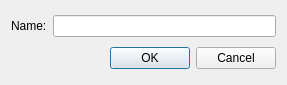
<?xml version="1.0" encoding="UTF-8"?>
<ui version="4.0">
 <class>CreateMidasResourceDialog</class>
 <widget class="QDialog" name="CreateMidasResourceDialog">
  <property name="geometry">
   <rect>
    <x>0</x>
    <y>0</y>
    <width>287</width>
    <height>85</height>
   </rect>
  </property>
  <property name="minimumSize">
   <size>
    <width>0</width>
    <height>0</height>
   </size>
  </property>
  <property name="windowTitle">
   <string>Create resource</string>
  </property>
  <property name="windowIcon">
   <iconset>
    <normaloff>:/icons/folder_add.png</normaloff>:/icons/folder_add.png</iconset>
  </property>
  <property name="modal">
   <bool>true</bool>
  </property>
  <layout class="QVBoxLayout" name="verticalLayout">
   <item>
    <layout class="QHBoxLayout" name="horizontalLayout">
     <item>
      <widget class="QLabel" name="nameLabel">
       <property name="text">
        <string>Name:</string>
       </property>
      </widget>
     </item>
     <item>
      <widget class="QLineEdit" name="nameEdit"/>
     </item>
    </layout>
   </item>
   <item>
    <widget class="QDialogButtonBox" name="buttonBox">
     <property name="orientation">
      <enum>Qt::Horizontal</enum>
     </property>
     <property name="standardButtons">
      <set>QDialogButtonBox::Cancel|QDialogButtonBox::Ok</set>
     </property>
    </widget>
   </item>
  </layout>
 </widget>
 <resources>
  <include location="MIDASDesktopIcons.qrc"/>
 </resources>
 <connections>
  <connection>
   <sender>buttonBox</sender>
   <signal>accepted()</signal>
   <receiver>CreateMidasResourceDialog</receiver>
   <slot>accept()</slot>
   <hints>
    <hint type="sourcelabel">
     <x>320</x>
     <y>615</y>
    </hint>
    <hint type="destinationlabel">
     <x>96</x>
     <y>254</y>
    </hint>
   </hints>
  </connection>
  <connection>
   <sender>buttonBox</sender>
   <signal>rejected()</signal>
   <receiver>CreateMidasResourceDialog</receiver>
   <slot>reject()</slot>
   <hints>
    <hint type="sourcelabel">
     <x>320</x>
     <y>615</y>
    </hint>
    <hint type="destinationlabel">
     <x>179</x>
     <y>282</y>
    </hint>
   </hints>
  </connection>
 </connections>
</ui>
